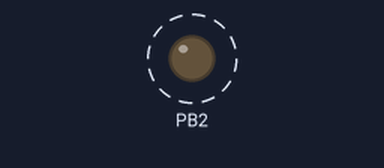
Bench run of a sketch on a simulated ATtiny85, built with avr-gcc and run on an emulated ATtiny85. Parts: output pins drawn as LEDs (lit = HIGH). Dashed ring = blinking.

Above: at 0.05 s.
Timing chart, 0 to 3.0 s (numbered marks = the images above):
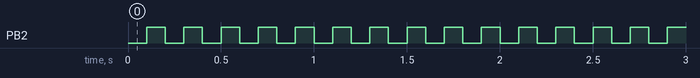

Measured:
- by itself, PB2: alternates HIGH for 0.10 s and LOW for 0.10 s

The sketch:

blinkingesp32.ino
```cpp
void setup()
{
  pinMode(2,OUTPUT);
}

void loop()
{
  digitalWrite(2,LOW);
  delay(100);
  digitalWrite(2,HIGH);
  delay(100);
}
```

including_file_lib.c
```cpp
/*
 * including file lib.c
 *
 * Created: 14-06-2019 10:12:28
 * Author : DELL
 */

#include <avr/io.h>


int main(void)
{
    /* Replace with your application code */
    while (1)
    {
    }
}
```
